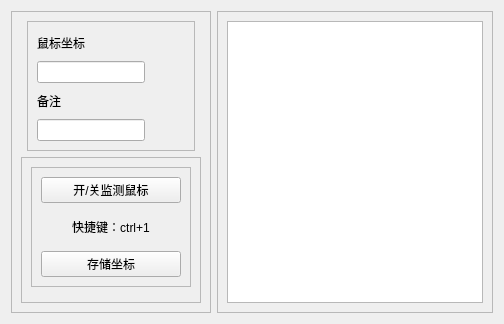
            <widget class="QWidget" name="page_4">
             <layout class="QHBoxLayout" name="horizontalLayout_9">
              <item>
               <widget class="QFrame" name="frame_11">
                <property name="minimumSize">
                 <size>
                  <width>200</width>
                  <height>0</height>
                 </size>
                </property>
                <property name="maximumSize">
                 <size>
                  <width>200</width>
                  <height>16777215</height>
                 </size>
                </property>
                <property name="frameShape">
                 <enum>QFrame::Shape::StyledPanel</enum>
                </property>
                <property name="frameShadow">
                 <enum>QFrame::Shadow::Raised</enum>
                </property>
                <layout class="QVBoxLayout" name="verticalLayout_8">
                 <item alignment="Qt::AlignmentFlag::AlignHCenter">
                  <widget class="QFrame" name="frame_12">
                   <property name="minimumSize">
                    <size>
                     <width>0</width>
                     <height>130</height>
                    </size>
                   </property>
                   <property name="maximumSize">
                    <size>
                     <width>16777215</width>
                     <height>130</height>
                    </size>
                   </property>
                   <property name="frameShape">
                    <enum>QFrame::Shape::StyledPanel</enum>
                   </property>
                   <property name="frameShadow">
                    <enum>QFrame::Shadow::Raised</enum>
                   </property>
                   <layout class="QGridLayout" name="gridLayout_3">
                    <item row="1" column="0">
                     <widget class="QLineEdit" name="le_mouse"/>
                    </item>
                    <item row="3" column="0">
                     <widget class="QLineEdit" name="le_mouse_info"/>
                    </item>
                    <item row="1" column="1">
                     <spacer name="horizontalSpacer_5">
                      <property name="orientation">
                       <enum>Qt::Orientation::Horizontal</enum>
                      </property>
                      <property name="sizeHint" stdset="0">
                       <size>
                        <width>40</width>
                        <height>20</height>
                       </size>
                      </property>
                     </spacer>
                    </item>
                    <item row="0" column="1">
                     <spacer name="horizontalSpacer_4">
                      <property name="orientation">
                       <enum>Qt::Orientation::Horizontal</enum>
                      </property>
                      <property name="sizeHint" stdset="0">
                       <size>
                        <width>31</width>
                        <height>18</height>
                       </size>
                      </property>
                     </spacer>
                    </item>
                    <item row="0" column="0">
                     <widget class="QLabel" name="label_4">
                      <property name="maximumSize">
                       <size>
                        <width>16777215</width>
                        <height>50</height>
                       </size>
                      </property>
                      <property name="text">
                       <string>鼠标坐标</string>
                      </property>
                     </widget>
                    </item>
                    <item row="3" column="1">
                     <spacer name="horizontalSpacer_7">
                      <property name="orientation">
                       <enum>Qt::Orientation::Horizontal</enum>
                      </property>
                      <property name="sizeHint" stdset="0">
                       <size>
                        <width>40</width>
                        <height>20</height>
                       </size>
                      </property>
                     </spacer>
                    </item>
                    <item row="2" column="0">
                     <widget class="QLabel" name="label_8">
                      <property name="text">
                       <string>备注</string>
                      </property>
                     </widget>
                    </item>
                   </layout>
                  </widget>
                 </item>
                 <item>
                  <widget class="QFrame" name="frame_13">
                   <property name="frameShape">
                    <enum>QFrame::Shape::StyledPanel</enum>
                   </property>
                   <property name="frameShadow">
                    <enum>QFrame::Shadow::Raised</enum>
                   </property>
                   <layout class="QVBoxLayout" name="verticalLayout_9">
                    <item>
                     <widget class="QFrame" name="frame_14">
                      <property name="minimumSize">
                       <size>
                        <width>0</width>
                        <height>120</height>
                       </size>
                      </property>
                      <property name="maximumSize">
                       <size>
                        <width>16777215</width>
                        <height>120</height>
                       </size>
                      </property>
                      <property name="frameShape">
                       <enum>QFrame::Shape::StyledPanel</enum>
                      </property>
                      <property name="frameShadow">
                       <enum>QFrame::Shadow::Raised</enum>
                      </property>
                      <layout class="QVBoxLayout" name="verticalLayout_10">
                       <item>
                        <widget class="QPushButton" name="btn_turn_mouse">
                         <property name="text">
                          <string>开/关监测鼠标</string>
                         </property>
                        </widget>
                       </item>
                       <item>
                        <widget class="QLabel" name="label_7">
                         <property name="text">
                          <string>快捷键：ctrl+1</string>
                         </property>
                         <property name="alignment">
                          <set>Qt::AlignmentFlag::AlignCenter</set>
                         </property>
                        </widget>
                       </item>
                       <item>
                        <widget class="QPushButton" name="btn_save_mouse">
                         <property name="text">
                          <string>存储坐标</string>
                         </property>
                        </widget>
                       </item>
                      </layout>
                     </widget>
                    </item>
                    <item>
                     <widget class="QFrame" name="frame_15">
                      <property name="sizePolicy">
                       <sizepolicy hsizetype="Preferred" vsizetype="Expanding">
                        <horstretch>0</horstretch>
                        <verstretch>0</verstretch>
                       </sizepolicy>
                      </property>
                      <property name="frameShape">
                       <enum>QFrame::Shape::StyledPanel</enum>
                      </property>
                      <property name="frameShadow">
                       <enum>QFrame::Shadow::Raised</enum>
                      </property>
                     </widget>
                    </item>
                   </layout>
                  </widget>
                 </item>
                </layout>
               </widget>
              </item>
              <item>
               <widget class="QFrame" name="frame_10">
                <property name="sizePolicy">
                 <sizepolicy hsizetype="Expanding" vsizetype="Preferred">
                  <horstretch>0</horstretch>
                  <verstretch>0</verstretch>
                 </sizepolicy>
                </property>
                <property name="frameShape">
                 <enum>QFrame::Shape::StyledPanel</enum>
                </property>
                <property name="frameShadow">
                 <enum>QFrame::Shadow::Raised</enum>
                </property>
                <layout class="QHBoxLayout" name="horizontalLayout_10">
                 <item>
                  <widget class="QTextEdit" name="txt_mouse"/>
                 </item>
                </layout>
               </widget>
              </item>
             </layout>
            </widget>
